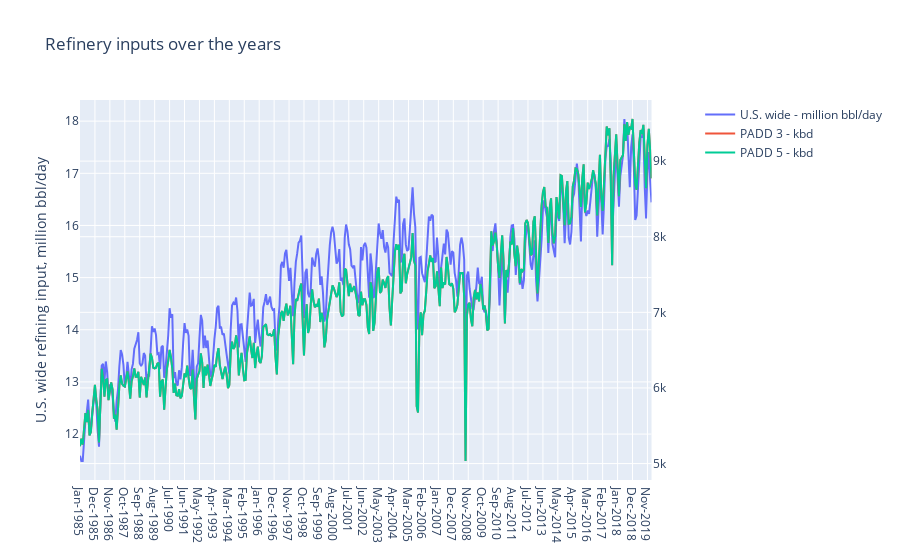

Here is the notebook cell this chart was saved with:
### Code cell
import chart_studio.plotly as py
from plotly.subplots import make_subplots

fig = make_subplots(specs=[[{"secondary_y": True}]])
x = capacitydata.loc[:,'Gross refinery input (million bpd)']
x1 = capacitydata.loc[:,'PADD 1']
x2 = capacitydata.loc[:,'PADD 2']
x3 = capacitydata.loc[:,'PADD 3']
x4 = capacitydata.loc[:,'PADD 4']
x5 = capacitydata.loc[:,'PADD 5']
# draw = pg.Scatter(x = series.index,y = series.values)
# draw2 = pg.Scatter(x = series2.index,y = series2.values)
                    
fig.add_trace(pg.Scatter(x=x.index, y=x.values, name="U.S. wide - million bbl/day"))
fig.add_trace(pg.Scatter(x=x3.index, y=x3.values, name="PADD 3 - kbd"), secondary_y=True)
fig.add_trace(pg.Scatter(x=x5.index, y=x3.values, name="PADD 5 - kbd"), secondary_y=True)
              
fig.update_layout(
    title="Refinery inputs over the years",
    yaxis_title="U.S. wide refining input, million bbl/day")

### Figure 1 — Plotly figure (JSON) as saved in the notebook; plotly's stock layout.template omitted (floating-point values rounded to 4 significant figures; data arrays with more than 128 entries replaced by an {"elided": "..."} marker saying what was removed)
{"data": [{"name": "U.S. wide - million bbl/day", "type": "scatter", "x": {"elided": "422 str values"}, "y": {"elided": "422 float values"}}, {"name": "PADD 3 - kbd", "type": "scatter", "x": {"elided": "422 str values"}, "xaxis": "x", "y": {"elided": "422 int values"}, "yaxis": "y2"}, {"name": "PADD 5 - kbd", "type": "scatter", "x": {"elided": "422 str values"}, "xaxis": "x", "y": {"elided": "422 int values"}, "yaxis": "y2"}], "layout": {"title": {"text": "Refinery inputs over the years"}, "xaxis": {"anchor": "y", "domain": [0, 0.94]}, "yaxis": {"anchor": "x", "domain": [0, 1], "title": {"text": "U.S. wide refining input, million bbl/day"}}, "yaxis2": {"anchor": "x", "overlaying": "y", "side": "right"}}}
